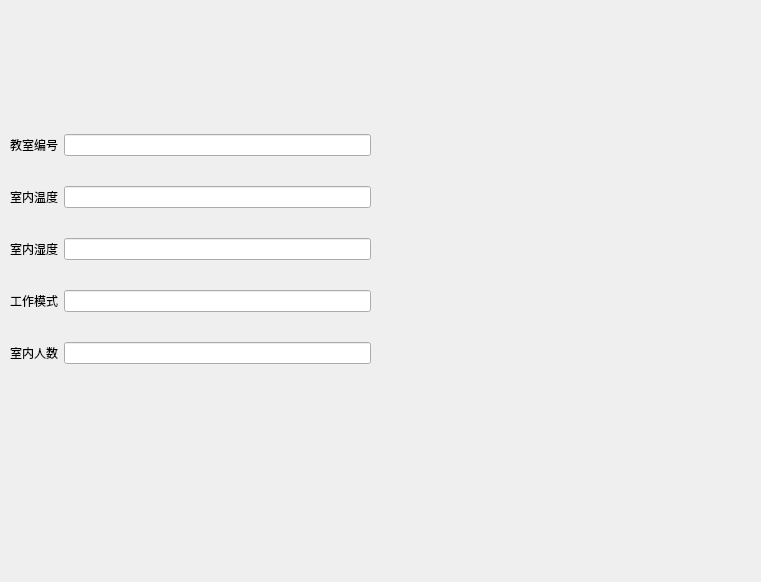
<?xml version="1.0" encoding="UTF-8"?>
<ui version="4.0">
 <class>System</class>
 <widget class="QWidget" name="System">
  <property name="geometry">
   <rect>
    <x>0</x>
    <y>0</y>
    <width>761</width>
    <height>582</height>
   </rect>
  </property>
  <property name="windowTitle">
   <string>Form</string>
  </property>
  <widget class="QWidget" name="">
   <property name="geometry">
    <rect>
     <x>10</x>
     <y>110</y>
     <width>361</width>
     <height>281</height>
    </rect>
   </property>
   <layout class="QVBoxLayout" name="verticalLayout">
    <item>
     <layout class="QHBoxLayout" name="horizontalLayout">
      <item>
       <widget class="QLabel" name="label">
        <property name="text">
         <string>教室编号</string>
        </property>
       </widget>
      </item>
      <item>
       <widget class="QLineEdit" name="lineEdit"/>
      </item>
     </layout>
    </item>
    <item>
     <layout class="QHBoxLayout" name="horizontalLayout_2">
      <item>
       <widget class="QLabel" name="label_2">
        <property name="text">
         <string>室内温度</string>
        </property>
       </widget>
      </item>
      <item>
       <widget class="QLineEdit" name="line_Temp"/>
      </item>
     </layout>
    </item>
    <item>
     <layout class="QHBoxLayout" name="horizontalLayout_3">
      <item>
       <widget class="QLabel" name="label_3">
        <property name="text">
         <string>室内湿度</string>
        </property>
       </widget>
      </item>
      <item>
       <widget class="QLineEdit" name="lineEdit_3"/>
      </item>
     </layout>
    </item>
    <item>
     <layout class="QHBoxLayout" name="horizontalLayout_4">
      <item>
       <widget class="QLabel" name="label_4">
        <property name="text">
         <string>工作模式</string>
        </property>
       </widget>
      </item>
      <item>
       <widget class="QLineEdit" name="lineEdit_4"/>
      </item>
     </layout>
    </item>
    <item>
     <layout class="QHBoxLayout" name="horizontalLayout_5">
      <item>
       <widget class="QLabel" name="label_5">
        <property name="text">
         <string>室内人数</string>
        </property>
       </widget>
      </item>
      <item>
       <widget class="QLineEdit" name="lineEdit_5"/>
      </item>
     </layout>
    </item>
   </layout>
  </widget>
 </widget>
 <resources/>
 <connections/>
</ui>
